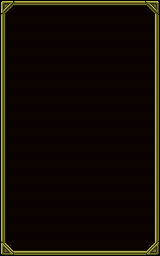

Rendered tile map (Tiled .tmx) drawn with the repository's tilesets; below, a short description and the map source with its tile grids summarised:
An orthogonal 10x16 tile map with 16x16 px tiles, 2 tile layers (behind, bront).

<map version="1.0" orientation="orthogonal" width="10" height="16" tilewidth="16" tileheight="16">
 <tileset firstgid="1" name="Window_a_00" tilewidth="16" tileheight="16">
  <image source="Window_a_00.png" width="128" height="128" />
 </tileset>
 <layer name="behind" width="10" height="16" opacity="0.6">
  <data>[160 cells, 160 non-empty, 1 distinct tile ids]</data>
 </layer>
 <layer name="bront" width="10" height="16">
  <data>[160 cells, 48 non-empty, 8 distinct tile ids]</data>
 </layer>
</map>
